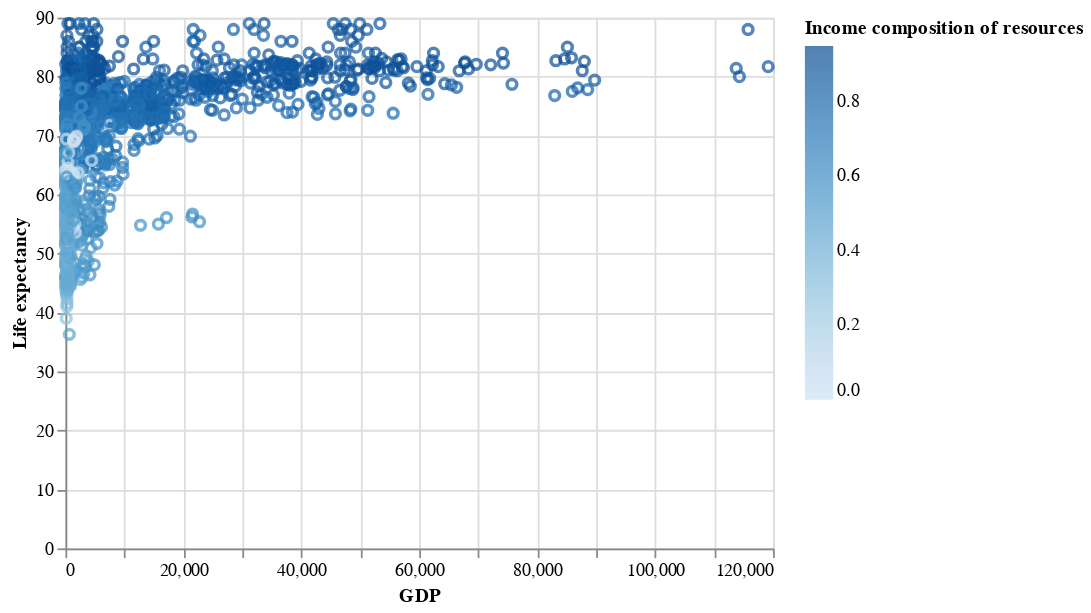

The notebook cell saved with this chart:
### Markdown cell above
the higher the GDP the higher the life expectancy and the higher the income composition, the higher the Life expectancy

### Code cell
alt.Chart(health_factors).mark_point().encode(
     x='GDP',
      y='Life expectancy',
      color='Income composition of resources'
    )

### Figure 1 — Vega-Lite specification as saved in the notebook (floating-point values rounded to 4 significant figures; data arrays with more than 128 entries replaced by an {"elided": "..."} marker saying what was removed)
{"config": {"view": {"continuousWidth": 400, "continuousHeight": 300}}, "data": {"name": "data-fb7a9cb87f2745404a6ee70be0d36da9"}, "mark": "point", "encoding": {"color": {"field": "Income composition of resources", "type": "quantitative"}, "x": {"field": "GDP", "type": "quantitative"}, "y": {"field": "Life expectancy", "type": "quantitative"}}, "$schema": "https://vega.github.io/schema/vega-lite/v4.17.0.json", "datasets": {"data-fb7a9cb87f2745404a6ee70be0d36da9": {"elided": "2482 records"}}}
